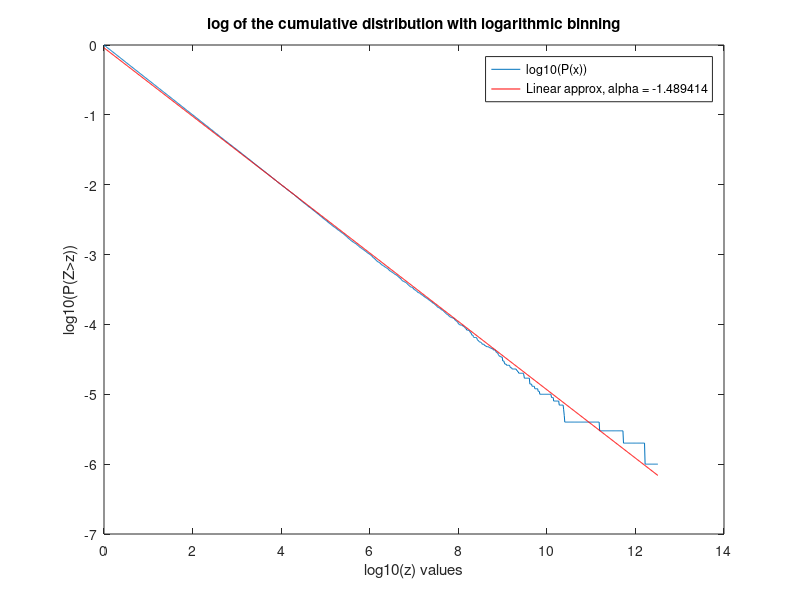
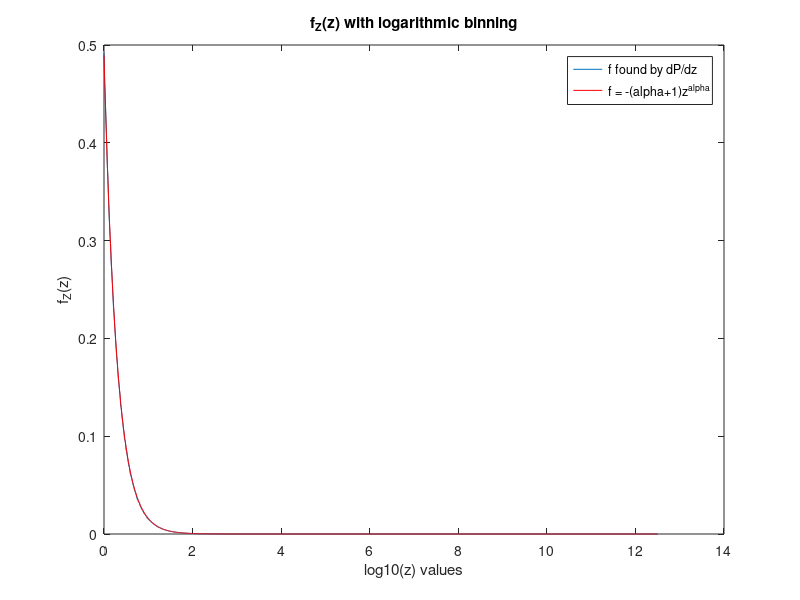

The MATLAB source for these figures, in order:
close all;
z = rand(1e6,1).^(-2);
% %hist(z)
% 
% 
% 
% figure
% %make a logarithmic binning
max_z = max(z);
min_z = 1;
N = 1001;
% z_log =log10(z);
% hist(z_log, N)
% figure
X = logspace(log10(min_z), log10(max_z),N)
% 
% [H, x_log] = hist(z_log, N);
% for i=1:length(X)-1,
%     dz = X(i+1) - X(i);
%     H(i) = H(i)/dz;
% end
% plot(x_log(1:length(x_log)-1),H(1:length(H)-1)/length(z));
% figure
% [H_test, x_test] = hist_log(z, N);
% plot(x_test, H_test);
% title('test histlog');

%version 2:
%find the cumulative distribution with logarithmic binning?
Y = linspace(min_z, 100, N);
cumulative = zeros(N,1);
for i=1:N,
    num = length(find(z<X(i)));
    cumulative(i) = cumulative(i) + num;
end
plot(log10(X),log10(1-cumulative/length(z)));
title('log of the cumulative distribution with logarithmic binning');
xlabel('log10(z) values');
ylabel('log10(P(Z>z))');
size(X)
size(cumulative)
log10(1-cumulative/length(z))
poly = polyfit(transpose(log10(X)), log10(1-cumulative/length(z)),1);
alph = poly(1) -1;
hold on
plot(log10(X), log10(X)*poly(1) + poly(2), 'r');
legend('log10(P(x))', sprintf('Linear approx, alpha = %f', alph));


max_z
figure

%find f by finding the derivative
f = zeros(N-1, 1);
%dz = (X(length(X)) - X(1))/length(X);
for i=1:N-1,
    dz = X(i+1) - X(i);
    f(i) = (cumulative(i+1) - cumulative(i))/dz;
end
plot(log10(X(1:length(X)-1)), (f/length(z)));
title('f_Z(z) with logarithmic binning')
xlabel('log10(z) values')
ylabel('f_Z(z)');
fz = -(alph +1).*X.^(alph);
hold on 
plot(log10(X), fz, 'r');
legend('f found by dP/dz', 'f = -(alpha+1)z^{alpha}')








